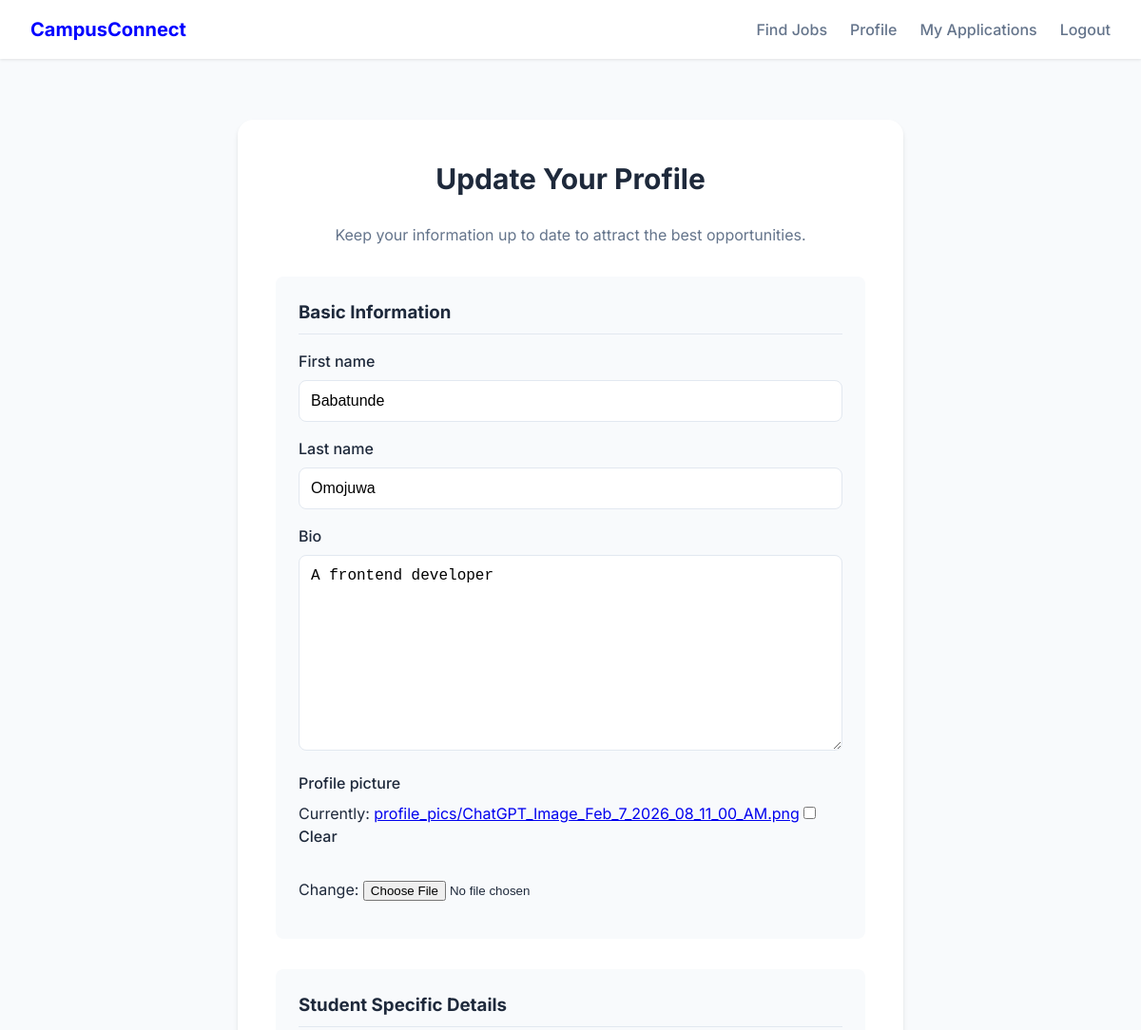
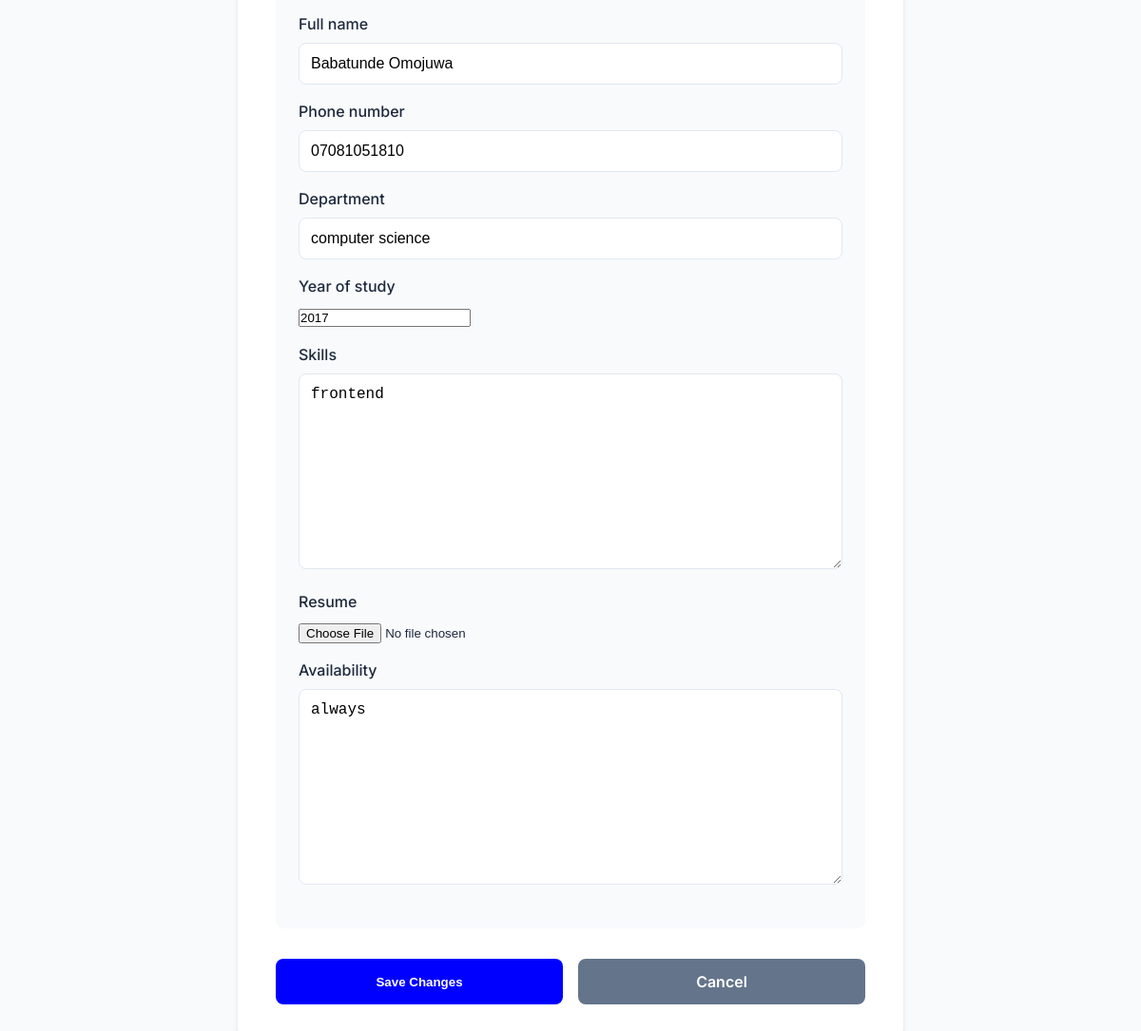
The page /accounts/profile/edit/ (signed in) on the database its author committed (2 pictures, top to bottom).
### accounts/models.py (models this page shows, shortened)
class User(AbstractUser):
    ROLE_CHOICES = (
        ('student', 'Student'),
        ('employer', 'Employer'),
        ('admin', 'Admin'),
    )
    role = models.CharField(max_length=10, choices=ROLE_CHOICES, default='student')
    email = models.EmailField(unique=True)
    bio = models.TextField(blank=True, null=True)
    profile_picture = models.ImageField(upload_to='profile_pics/', blank=True, null=True)
    USERNAME_FIELD = 'email'
    REQUIRED_FIELDS = ['username', 'first_name', 'last_name']

class StudentProfile(models.Model):
    user = models.OneToOneField(User, on_delete=models.CASCADE, related_name='student_profile')
    full_name = models.CharField(max_length=255)
    phone_number = models.CharField(max_length=20)
    department = models.CharField(max_length=255)
    year_of_study = models.IntegerField()
    skills = models.TextField()
    resume = models.FileField(upload_to='resumes/', blank=True, null=True)
    availability = models.TextField()

### accounts/views.py (the view)
# urls.py: path('profile/edit/', profile_edit, name='profile_edit'),
@login_required
def profile_edit(request):
    user = request.user
    if user.role == 'student':
        profile_instance = getattr(user, 'student_profile', None)
        ProfileFormClass = StudentProfileForm
    else:
        profile_instance = getattr(user, 'employer_profile', None)
        ProfileFormClass = EmployerProfileForm
    if request.method == 'POST':
        user_form = UserProfileForm(request.POST, request.FILES, instance=user)
        profile_form = ProfileFormClass(request.POST, request.FILES, instance=profile_instance)
        if user_form.is_valid() and profile_form.is_valid():
            user_form.save()
            new_profile = profile_form.save(commit=False)
            if profile_instance is None:
                new_profile.user = user
            new_profile.save()
            return redirect('profile')
    else:
        user_form = UserProfileForm(instance=user)
        profile_form = ProfileFormClass(instance=profile_instance)
    return render(request, 'accounts/profile_edit.html', {
        'user_form': user_form,
        'profile_form': profile_form
    })

### accounts/forms.py
class UserProfileForm(forms.ModelForm):
    class Meta:
        model = User
        fields = ('first_name', 'last_name', 'bio', 'profile_picture')

class StudentProfileForm(forms.ModelForm):
    class Meta:
        model = StudentProfile
        fields = ('full_name', 'phone_number', 'department', 'year_of_study', 'skills', 'resume', 'availability')

### accounts/templates/accounts/profile_edit.html (shortened to what this page needs)
{% extends 'accounts/base.html' %}
{% block content %}
<div class="auth-card" style="max-width: 700px;">
    <h1>Update Your Profile</h1>
    <p style="color: var(--text-muted); text-align: center; margin-bottom: 2rem;">
        Keep your information up to date to attract the best opportunities.
    </p>
    <form method="post" enctype="multipart/form-data">
        <div style="background: var(--bg); padding: 1.5rem; border-radius: 0.5rem; margin-bottom: 2rem;">
            <h3 style="margin-bottom: 1rem; border-bottom: 1px solid var(--border); padding-bottom: 0.5rem;">Basic Information</h3>
            {% for field in user_form %}
                <div class="profile-item" style="margin-bottom: 1rem;">
                    <label for="{{ field.id_for_label }}">{{ field.label }}</label>
                    {{ field }}
                </div>
            {% endfor %}
        </div>
        <div style="background: var(--bg); padding: 1.5rem; border-radius: 0.5rem; margin-bottom: 2rem;">
            <h3 style="margin-bottom: 1rem; border-bottom: 1px solid var(--border); padding-bottom: 0.5rem;">
                {{ user.role|capfirst }} Specific Details
            </h3>
            {% for field in profile_form %}
                <div class="profile-item" style="margin-bottom: 1rem;">
                    <label for="{{ field.id_for_label }}">{{ field.label }}</label>
                    {{ field }}
                </div>
            {% endfor %}
        </div>
        <div style="display: flex; gap: 1rem;">
            <button type="submit" class="btn">Save Changes</button>
            <a href="{% url 'profile' %}" class="btn" style="background: var(--text-muted);">Cancel</a>
        </div>
    </form>
</div>
{% endblock %}

### accounts/templates/accounts/base.html (style rules this page uses)
:root { --primary: blue; --primary-hover: rgb(0, 145, 255); --bg: #f8fafc; --card-bg: #ffffff; --text-main: #1e293b; --text-muted: #64748b; --border: #e2e8f0; --error: #ef4444; --success: #22c55e; }
* { margin: 0; padding: 0; box-sizing: border-box; }
body { font-family: 'Inter', sans-serif; background-color: var(--bg); color: var(--text-main); line-height: 1.5; }
.auth-card { background: var(--card-bg); padding: 2.5rem; border-radius: 1rem; box-shadow: 0 4px 6px -1px rgba(0, 0, 0, 0.1), 0 2px 4px -1px rgba(0, 0, 0, 0.06); max-width: 450px; margin: 4rem auto; }
h1 { font-size: 1.875rem; font-weight: 700; margin-bottom: 1.5rem; text-align: center; }
label { display: block; margin-bottom: 0.5rem; font-weight: 500; color: var(--text-main); }
input[type="text"], input[type="email"], input[type="password"], select, textarea { width: 100%; padding: 0.75rem; border: 1px solid var(--border); border-radius: 0.5rem; font-size: 1rem; transition: border-color 0.2s, ring 0.2s; }
.btn { display: inline-block; width: 100%; padding: 0.75rem 1.5rem; background-color: var(--primary); color: white; border: none; border-radius: 0.5rem; font-weight: 600; cursor: pointer; transition: background-color 0.2s; text-align: center; text-decoration: none; }
.profile-item { margin-bottom: 1rem; }

### rows shown on the page
User: user_form "Babatunde" "Omojuwa" "A frontend developer", role "Student"
StudentProfile: profile_form "Babatunde Omojuwa" "07081051810" "computer science" "2017" "frontend" "always"

### other values the page prints
{{ field.label }} "First name" "Last name" "Bio" "Profile picture"
{{ field.label }} "Full name" "Phone number" "Department" "Year of study" "Skills" "Resume" "Availability"
